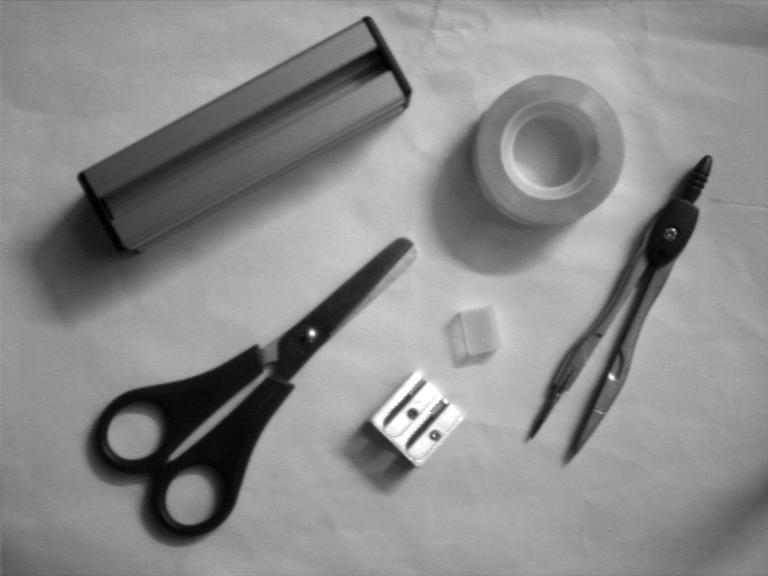
#> input picture Lab7/1.jpg, 768 x 576 px
$ jupyter execute --allow-errors Lab7.ipynb
#> lines starting #> are read from the running program, lines starting #| are printed output that depends on the picture; after the words box and inside, x2 and y2 are one past the last pixel; in counts of white or black regions, pixels touching at a corner belong together
#> further down, ref_image is the input picture: shape (576, 768, 3); min 0, max 255, mean 138.6
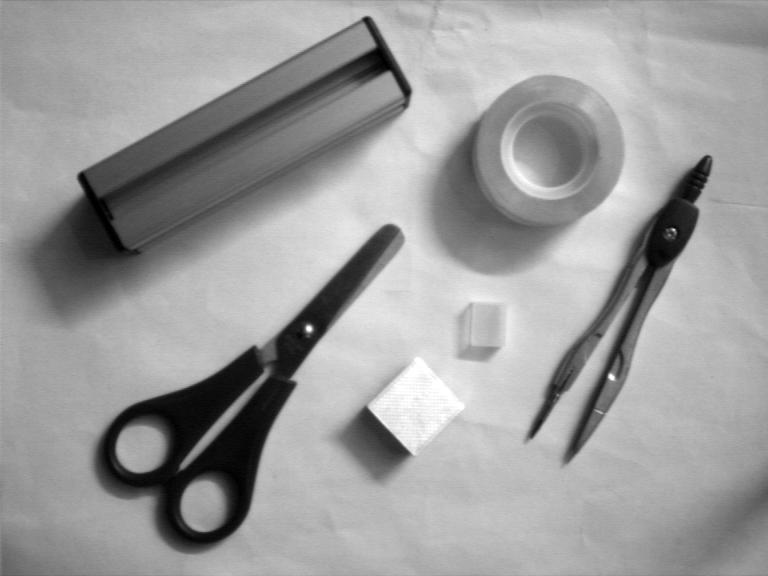
#> input picture Lab7/3.jpg, 768 x 576 px
#> further down, comp_image is the input picture: shape (576, 768, 3); min 0, max 255, mean 156.4
#> `diff = cv2.absdiff(ref_image, comp_image)`:
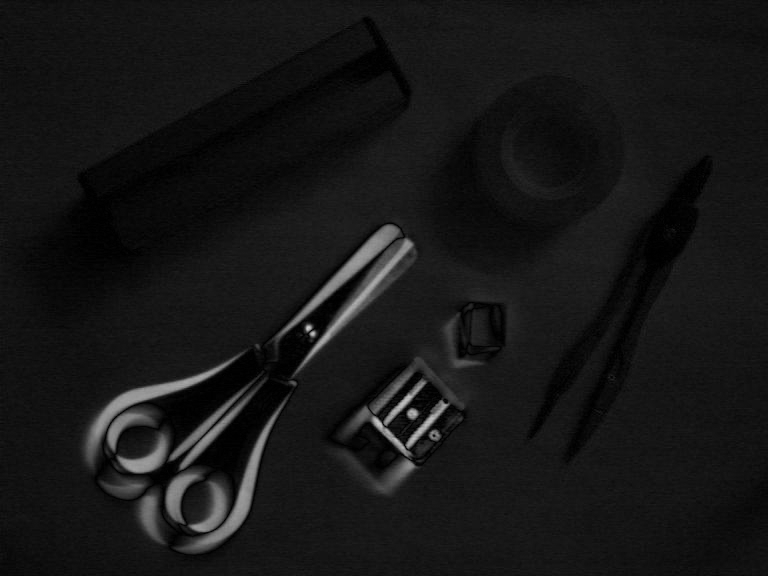
#> diff: shape (576, 768, 3); min 0, max 203, mean 22.4
# Systemy inspekcji wizualnej
## Laboratorium  7 - Detekcja ruchu
dr inż. Łukasz Jeleń

Nazwisko i Imię:
Nr albumu:
data wykonania ćwiczenia:

# 1. Narzędzia


Na zjęciach korzystamy z pythnona, a jako środowisko pracy mają Państwo do wyboru Google Colab (https://colab.research.google.com) - wersja online, lub Anaconda Navigator (https://www.anaconda.com/) - wymaga instalacji na własnym komputerze. Są to oczywiście tylko propozycje.

# 2. Zadania.

## Zadanie 1 - Detekcja zmian w obrazie (odejmowanie zdjęć)

Na wyładzie poświęcownym operacjom na orazach mówiliśmy, że poprzez wyznaczenie różnicy między dwoma obrazami (`cv2.absdiff(src1,src2)`) możemy sprawdzić, czy obiekty na obrazach uległy zmianie.

Do wykonania tego zadania proszę wykorzystać zdjęcia zamieszczone na e-portalu. Należy sprawdzić, czy przedmioty na zdjęciach `3.jpg, 4.jpg, 5.jpg` uległy zmianie lub przesunięciu względem zdjecia `1.jpg` z wykorzystaniem różnicy obrazów. Proszę pamięteć, że najlepszy efekt uzyskamu stosując dodatkowe operacje poprawiające efekt odejmowania: opercje morfologiczne, progowanie.

[cell 1]
import cv2
import numpy as np
import matplotlib.pyplot as plt

def process_image(image):
    gray = cv2.cvtColor(image, cv2.COLOR_BGR2GRAY)

    _, thresh = cv2.threshold(gray, 40, 255, cv2.THRESH_BINARY)
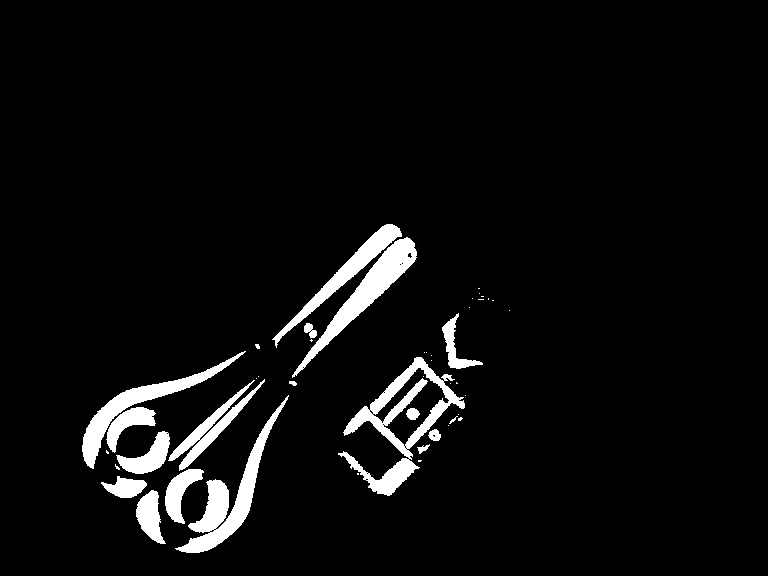
#> thresh: shape (576, 768); 5.2% white; 46 white regions (28 under 20 px), largest, box (x1, y1, x2, y2) and area: (338, 357, 465, 496) 4167, (175, 395, 289, 553) 3465, (292, 237, 417, 378) 3078

    kernel = np.ones((3,3), np.uint8)
    morph = cv2.morphologyEx(thresh, cv2.MORPH_CLOSE, kernel)
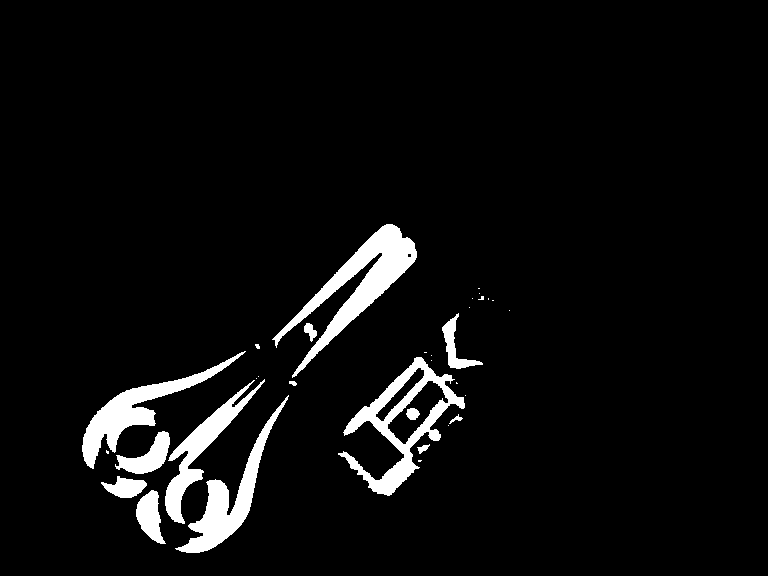
#> morph: shape (576, 768); 5.3% white; 33 white regions (19 under 20 px), largest, box (x1, y1, x2, y2) and area: (272, 224, 417, 378) 5257, (338, 357, 465, 496) 4424, (82, 351, 246, 469) 3600
    return morph

ref_image = cv2.imread('1.jpg')

results = []

#> (the rest of this cell did not finish here and is left out)

### Wnioski

- Na każdym ze zdjęć możemy zauważyć zmienioną lekko pozycję nożyczek oraz ich rozstawu
- Możemy również zaobserwować obrócenie strugawki
- Na zdjęciu nr. 4 oraz 5 obserwujemy różnice w postaci zniknięcia małej kostki nad strugawką
- Na zdjęciu nr. 1 możemy zaobserwować przesunięcie tej kostki

## Zadanie 2 - Detekcja zmian w obrazie (dzielenie obrzów)

Dzielienie jest kolejną opreacją, którą można wykorzystać w celu detekcji zmian w obrazie.

Do wykonania tego zadania również proszę wykorzystać zdjęcia zamieszczone na e-portalu. Należy sprawdzić, czy przedmioty na zdjęciach 3.jpg, 4.jpg, 5.jpg uległy zmianie lub przesunięciu względem zdjecia 1.jpg z wkorzystaniem ilorazu zdjęć. Proszę pamięteć, że najlepszy efekt uzyskamu stosując dodatkowe operacje poprawiające efekt odejmowania: opercje morfologiczne, progowanie.

[cell 2]
import cv2
import numpy as np
import matplotlib.pyplot as plt

def divide_images(img1, img2):
    img1_float = img1.astype(float)
    img2_float = img2.astype(float)
    result = cv2.divide(img1_float, img2_float)
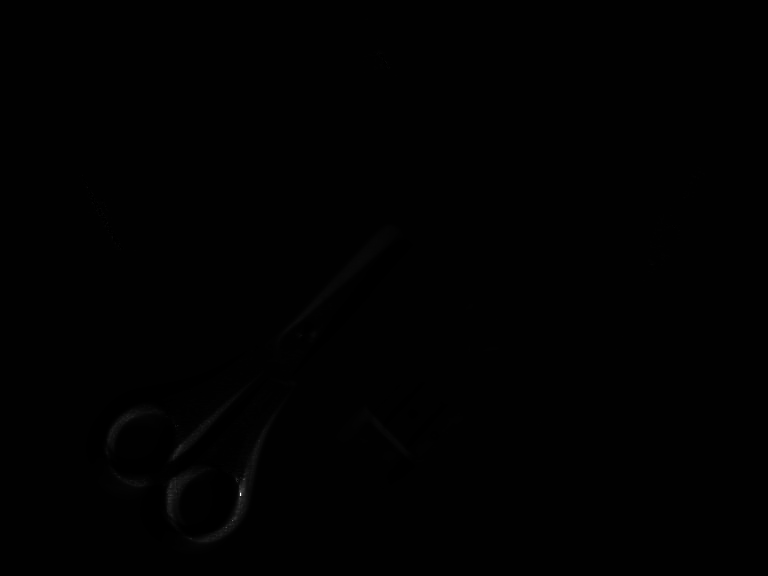
#> result: shape (576, 768) float64; 0.03% of the values are NaN or infinite; the others: min 0, max 145, mean 0.982; drawn with min black, max white, NaN and infinite black
    return result

def process_divided_image(image):
    _, thresh = cv2.threshold(image, 1, 255, cv2.THRESH_BINARY)

    kernel = np.ones((1, 1), np.uint8)
    morph = cv2.morphologyEx(thresh, cv2.MORPH_CLOSE, kernel)
    return morph

ref_image = cv2.imread('1.jpg', cv2.IMREAD_GRAYSCALE)

divided_images = []

#> (the rest of this cell did not finish here and is left out)

## Zadanie 3 - detekcja ruchu

Techniki wykrywania zmian w obrazach możemy łatwo zastosować do stumienia wideo i zbudować detektor ruchu. W tym celu wczytujemy pierwszą ramkę wideo jako ramka referencyjna, a następnie wykonujemy operację odejmowania lub dzielenia ramki referencyjnej przez kolejne. Ogólny schemat można zapisać:

1.   wczytaj wideo
2.   zamień ramkę na obraz monochromatyczny
3. zastosuj filtr wygładzający (np. Gaussowaski)
4. dla kolejnej rami powtórz kroki 2 i 3
5. Odejmij drugą ramkę od pierwszej
6. zapisz drugą ramkę jako referencyjną
7. do wynku odejmowania zastosuj operacje morfologiczne i progowanie
8. z obrazu wynikowego wylicz kontury
9. na podstawie konturów oblicz prostokąt okalający (bounding box)
10. nanieś prostokąt na oryginalne wideo.
11. wyświetl wynik

[cell 3]
import cv2

video_path = 'lab_7.webm'
cap = cv2.VideoCapture(video_path)

if not cap.isOpened():
    print("Error: Could not open video.")
    exit()

while True:
    ret, frame = cap.read()
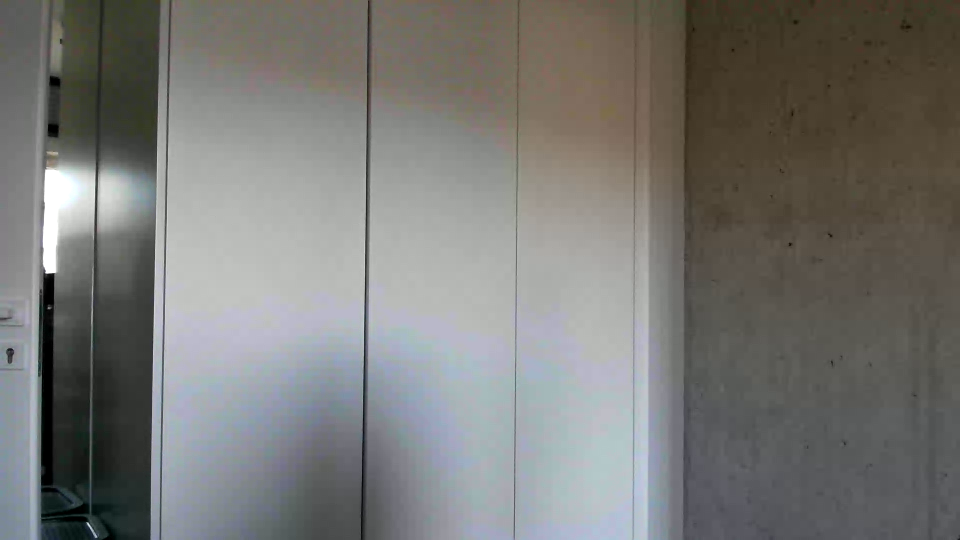
#> input picture frame 40 of Lab7/lab_7.webm, 1920 x 1080 px (shown at 1/2 size)
#> frame is the input picture: shape (1080, 1920, 3); mean B, G, R 116.5, 119.5, 119.9

    if not ret:
        break

    gray = cv2.cvtColor(frame, cv2.COLOR_BGR2GRAY)
#> gray: shape (1080, 1920)
    cv2.imshow('Video', gray)

    if cv2.waitKey(1) & 0xFF == ord('q'):
#> (key q is pressed here)
        break

cap.release()
cv2.destroyAllWindows()
